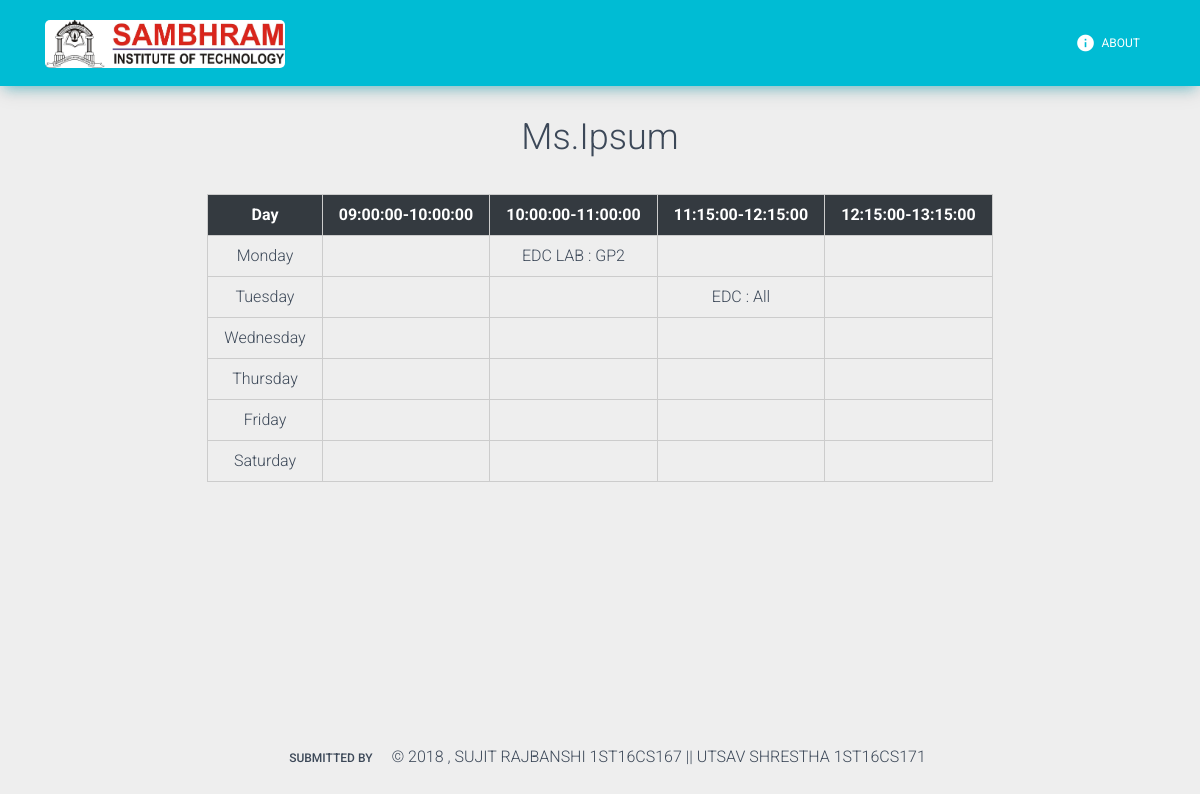
/routine/departments/teacher/2/, run on the app's committed database.
### routine/models.py (models this page shows, shortened)
class Teacher(models.Model):
    name = models.CharField(max_length=100)
    code = models.CharField(max_length=10)
    title = models.CharField(choices=teacher_title,max_length=5)
    post = models.CharField(choices=teacher_post,max_length=50)
    join_date = models.DateField(default=datetime.date.today)
    department = models.ForeignKey(Department,on_delete=models.CASCADE)
    def __str__(self):
        return self.title + self.name

class Period(models.Model):
    number = models.IntegerField(default=1, unique=True)
    start_time = models.TimeField()
    end_time = models.TimeField()
    def __str__(self):
        return '{1}-{2}'.format(self.number, self.start_time, self.end_time)

class RoutineDetails(models.Model):
    routine = models.ForeignKey(Routine, on_delete=models.CASCADE,related_name='details')
    subject = models.ForeignKey(Subject, on_delete=models.CASCADE)
    section_group = models.ForeignKey(SectionGroup, on_delete=models.CASCADE, null=True, blank=True)
    taught_by = models.ForeignKey(Teacher, on_delete=models.CASCADE)
    def __str__(self):
        grp_name = self.section_group.name if self.section_group is not None else 'All'
        return '{0} : {1}'.format(self.subject.code, grp_name)

class SectionGroup(models.Model):
    name = models.CharField(max_length=10)
    section = models.ForeignKey(Section, on_delete=models.CASCADE, related_name='groups')

class Subject(models.Model):
    code = models.CharField(max_length=10)
    name = models.CharField(max_length=50)
    department = models.ForeignKey(Department, on_delete=models.CASCADE)
    is_lab = models.BooleanField(default=False)

### routine/views.py (the view)
# urls.py: re_path(r'^departments/teacher/(?P<teacher_id>[0-9]+)/$', views.teacher_routine, name='teacher_routine'),
def teacher_routine(request, teacher_id):
    teacher = get_object_or_404(Teacher, id=teacher_id)
    routine_list = get_teacher_routine(taught_by__id=teacher_id)
    periods = Period.objects.all().order_by('start_time')
    return render(request, 'routine/teacher_routine.html', {'routine_list': routine_list,
                                                            'periods': periods,
                                                            'teacher': teacher})

### routine/services.py (called while the page is built)
def get_teacher_routine(**kwargs):
    routine_array = []
    days_list = [{'day':x[0],'name':x[1]} for x in day_choices]
    periods = Period.objects.all().order_by('start_time')
    routine_details = RoutineDetails.objects.filter(**kwargs)
    routine_ids = set([x.routine_id for x in routine_details])
    routine = Routine.objects.filter(id__in=routine_ids)
    for each in days_list:
        temp_dict = {}
        temp_dict['day_info'] = each
        temp_dict['period_info'] = [{'period': x} for x in periods]
        for period_dict in temp_dict['period_info']:
            period_dict['routine_details'] = [[y for y in routine_details if y.routine == x] for x in routine if x.period == period_dict['period']
                                              and x.day == each['day']]
        routine_array.append(temp_dict)
    return routine_array

### routine/templates/routine/teacher_routine.html (shortened to what this page needs)
{% extends 'routine/base.html' %}
{% load static %}
{% block content %}
    <div class="container col-sm-12 col-lg-12 align-left ml-auto mr-auto">
        <h2 class="text-center">{{ teacher }}</h2>
        <table class="table-bordered ml-auto mr-auto text-center">
            <thead>
            <tr class="bg-dark text-white">
                <th>Day</th>
                {% for each in periods %}
                    <th>{{ each }}</th>
                {% endfor %}
            </tr>
            </thead>
            <tbody>
            {% for each in routine_list %}
                <tr>
                    <td>{{ each.day_info.name }}</td>
                    {% for period_info in each.period_info %}
                        <td>
                            {% for routine_details in period_info.routine_details %}
                                {% for detail in routine_details %}
                                    {{ detail }}
                                {% endfor %}
                            {% endfor %}
                        </td>
                    {% endfor %}
                </tr>
            {% endfor %}
            </tbody>
        </table>
    </div>
{% endblock %}

### routine/templates/routine/teacher_routine.html (style rules this page uses)
table { margin-top: 30px; }
table td, table th { border: 1px solid #ccc !important; padding: 0.5rem 1rem; }

### data on the page
Teacher: title+name "Ms.Ipsum"
Period: number+start_time+end_time "09:00:00-10:00:00"
Period: number+start_time+end_time "10:00:00-11:00:00"
Period: number+start_time+end_time "11:15:00-12:15:00"
Period: number+start_time+end_time "12:15:00-13:15:00"
RoutineDetails: section_group+subject "EDC LAB : GP2"
RoutineDetails: section_group+subject "EDC : All"

### other printed values
{{ each.day_info.name }} "Monday" "Tuesday" "Wednesday" "Thursday" "Friday" "Saturday"
